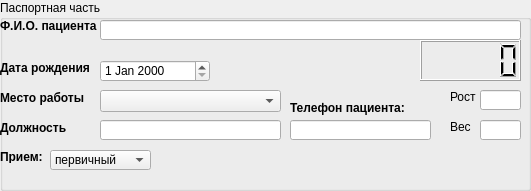
   <widget class="QGroupBox" name="groupBox">
    <property name="geometry">
     <rect>
      <x>10</x>
      <y>10</y>
      <width>531</width>
      <height>191</height>
     </rect>
    </property>
    <property name="font">
     <font>
      <weight>50</weight>
      <bold>false</bold>
     </font>
    </property>
    <property name="title">
     <string>Паспортная часть</string>
    </property>
    <property name="flat">
     <bool>false</bool>
    </property>
    <widget class="QLabel" name="label_2">
     <property name="geometry">
      <rect>
       <x>0</x>
       <y>90</y>
       <width>91</width>
       <height>16</height>
      </rect>
     </property>
     <property name="font">
      <font>
       <weight>75</weight>
       <bold>true</bold>
      </font>
     </property>
     <property name="text">
      <string>Место работы</string>
     </property>
    </widget>
    <widget class="QLabel" name="label">
     <property name="geometry">
      <rect>
       <x>0</x>
       <y>60</y>
       <width>101</width>
       <height>16</height>
      </rect>
     </property>
     <property name="font">
      <font>
       <weight>75</weight>
       <bold>true</bold>
      </font>
     </property>
     <property name="text">
      <string>Дата рождения</string>
     </property>
    </widget>
    <widget class="QDateEdit" name="patientdate">
     <property name="geometry">
      <rect>
       <x>100</x>
       <y>60</y>
       <width>110</width>
       <height>22</height>
      </rect>
     </property>
    </widget>
    <widget class="QLabel" name="labelpatientfio">
     <property name="geometry">
      <rect>
       <x>0</x>
       <y>10</y>
       <width>101</width>
       <height>31</height>
      </rect>
     </property>
     <property name="font">
      <font>
       <weight>75</weight>
       <bold>true</bold>
      </font>
     </property>
     <property name="text">
      <string>Ф.И.О. пациента</string>
     </property>
    </widget>
    <widget class="QLabel" name="label_3">
     <property name="geometry">
      <rect>
       <x>0</x>
       <y>120</y>
       <width>81</width>
       <height>16</height>
      </rect>
     </property>
     <property name="font">
      <font>
       <weight>75</weight>
       <bold>true</bold>
      </font>
     </property>
     <property name="text">
      <string>Должность</string>
     </property>
    </widget>
    <widget class="QComboBox" name="organisation">
     <property name="geometry">
      <rect>
       <x>100</x>
       <y>90</y>
       <width>181</width>
       <height>22</height>
      </rect>
     </property>
    </widget>
    <widget class="QLCDNumber" name="LCDtimedate">
     <property name="geometry">
      <rect>
       <x>420</x>
       <y>40</y>
       <width>101</width>
       <height>41</height>
      </rect>
     </property>
    </widget>
    <widget class="QLabel" name="label_61">
     <property name="geometry">
      <rect>
       <x>450</x>
       <y>90</y>
       <width>47</width>
       <height>13</height>
      </rect>
     </property>
     <property name="text">
      <string>Рост</string>
     </property>
    </widget>
    <widget class="QLabel" name="label_62">
     <property name="geometry">
      <rect>
       <x>450</x>
       <y>120</y>
       <width>47</width>
       <height>13</height>
      </rect>
     </property>
     <property name="text">
      <string>Вес</string>
     </property>
    </widget>
    <widget class="QLineEdit" name="rostpole">
     <property name="geometry">
      <rect>
       <x>480</x>
       <y>90</y>
       <width>41</width>
       <height>20</height>
      </rect>
     </property>
    </widget>
    <widget class="QLineEdit" name="vespole">
     <property name="geometry">
      <rect>
       <x>480</x>
       <y>120</y>
       <width>41</width>
       <height>20</height>
      </rect>
     </property>
    </widget>
    <widget class="QLabel" name="label_64">
     <property name="geometry">
      <rect>
       <x>290</x>
       <y>100</y>
       <width>121</width>
       <height>16</height>
      </rect>
     </property>
     <property name="font">
      <font>
       <weight>75</weight>
       <bold>true</bold>
      </font>
     </property>
     <property name="text">
      <string>Телефон пациента:</string>
     </property>
    </widget>
    <widget class="QLineEdit" name="patientfio">
     <property name="geometry">
      <rect>
       <x>100</x>
       <y>20</y>
       <width>421</width>
       <height>20</height>
      </rect>
     </property>
    </widget>
    <widget class="QLineEdit" name="profession">
     <property name="geometry">
      <rect>
       <x>100</x>
       <y>120</y>
       <width>181</width>
       <height>20</height>
      </rect>
     </property>
    </widget>
    <widget class="QLineEdit" name="phone_pole">
     <property name="geometry">
      <rect>
       <x>290</x>
       <y>120</y>
       <width>141</width>
       <height>20</height>
      </rect>
     </property>
    </widget>
    <widget class="QLabel" name="label_65">
     <property name="geometry">
      <rect>
       <x>0</x>
       <y>150</y>
       <width>47</width>
       <height>13</height>
      </rect>
     </property>
     <property name="font">
      <font>
       <weight>75</weight>
       <bold>true</bold>
      </font>
     </property>
     <property name="text">
      <string>Прием:</string>
     </property>
    </widget>
    <widget class="QComboBox" name="vidpriema">
     <property name="geometry">
      <rect>
       <x>50</x>
       <y>150</y>
       <width>101</width>
       <height>20</height>
      </rect>
     </property>
     <item>
      <property name="text">
       <string>первичный</string>
      </property>
     </item>
     <item>
      <property name="text">
       <string>повторный</string>
      </property>
     </item>
    </widget>
   </widget>
